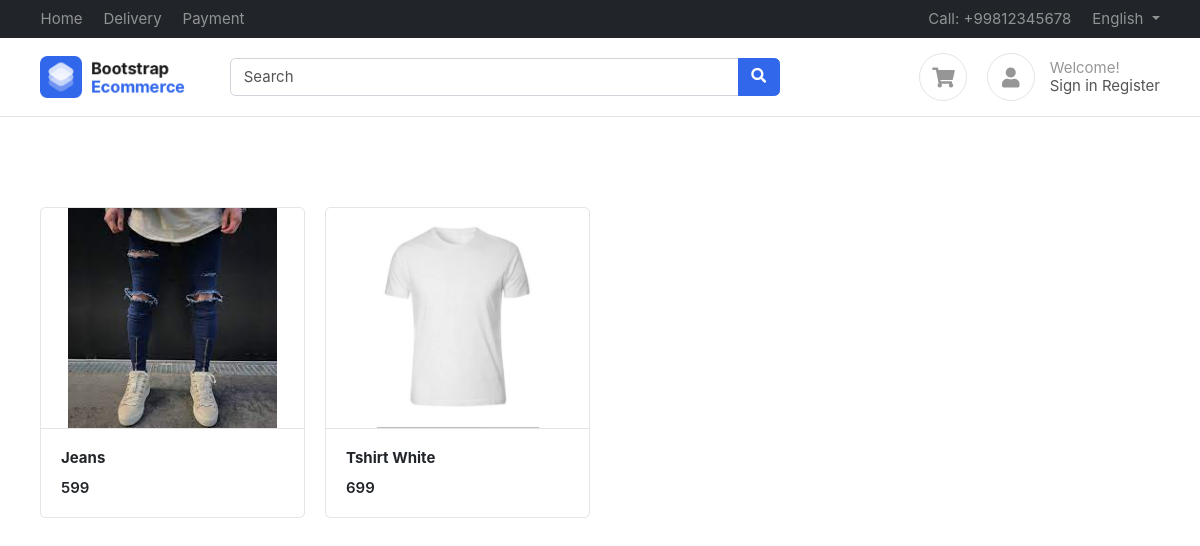
The page / on the database its author committed.
### products/models.py (models this page shows, shortened)
class Product(BaseModel):
    product_name = models.CharField(max_length=100)
    slug = models.SlugField(unique=True,null=True,blank=True)
    category = models.ForeignKey(Category,related_name='products', on_delete=models.CASCADE)
    price = models.IntegerField()
    product_description = models.TextField()
    color_variant = models.ManyToManyField(ColorVariant,blank=True)
    size_variant = models.ManyToManyField(SizeVariant,blank=True)

class ProductImage(BaseModel):
    product = models.ForeignKey(Product,on_delete=models.CASCADE,related_name="product_images")
    image = models.ImageField(upload_to='product')

### home/views.py (the view)
# urls.py: path('',index,name='index'),
def index(request):
    context = {'products':Product.objects.all()}
    return render(request,'home/index.html',context)

### templates/home/index.html
{% extends 'base/base.html' %}
{% block start %}
    <div class="container mt-5 pt-5">
        <div class="row">
            {% for product in products %}
            <div class="col-md-3">
                <figure class="card card-product-grid">
                    <div class="img-wrap">
                        <img src="/media/{{product.product_images.first.image}}">
                    </div>
                    <figcaption class="info-wrap border-top">
                        <a href="{% url 'get_product' product.slug %}" class="title"><strong>{{product.product_name}}</strong></a>
                        <div class="price mt-2">{{product.price}}</div>
                    </figcaption>
                </figure>
            </div>
            {% endfor %}
        </div>
    </div>
{% endblock start %}

### public/static/css/ui.css (style rules this page uses)
html { font-family: 'Inter', sans-serif; font-size: 15px; }
.img-wrap { text-align: center; display: block; }
.img-wrap img { max-width: 100%; }
figure { margin-bottom: 0; }
.card .title { color: #212529; }
[class*='card-product'] a.title { color: #212529; display: block; }
[class*='card-product'] .img-wrap { overflow: hidden; position: relative; }
[class*='card-product'] .img-wrap img { height: 100%; max-width: 100%; width: auto; display: inline-block; object-fit: cover; }
.card-product-grid { margin-bottom: 20px; }
.card-product-grid .img-wrap { border-radius: 0.2rem 0.2rem 0 0; height: 220px; }
.card-product-grid .info-wrap { overflow: hidden; padding: 18px 20px; }
.card .img-wrap { overflow: hidden; }
.price { font-weight: 600; color: #212529; }

### rows shown on the page
Product: product_images.first.image (picture), product_name "Jeans", price "599"
Product: product_images.first.image (picture), product_name "Tshirt White", price "699"
